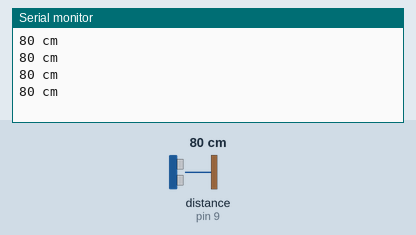
Simulated run of this sketch. Board: Arduino Uno, built with avr-gcc and run on an emulated ATmega328P. Shown: the last lines printed to the serial monitor. Wiring (inferred from the names in the program): ultrasonic range finder: trigger pin 8; echo pin 9. The inputs (shaded band) are chosen by the test bench; at power-on: distance to the obstacle (sensor on pin 9) 80 cm. The echo pulse lasts 58.3 µs per cm.

Above: at 1.2 s.
1.3 s: distance to the obstacle (sensor on pin 9) set to 2 cm
At 2.5 s:
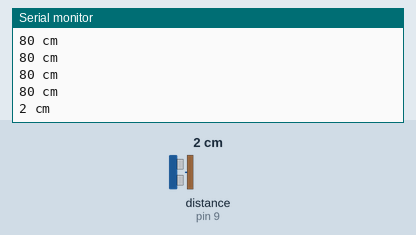
2.8 s: distance to the obstacle (sensor on pin 9) set to 4 cm
At 5.6 s:
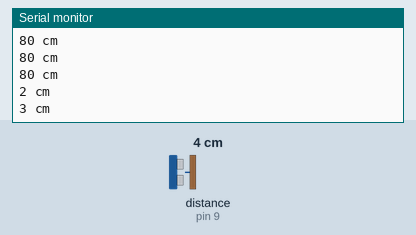
Timing chart, 0 to 7.1 s (numbered marks = the images above; inputs shaded):
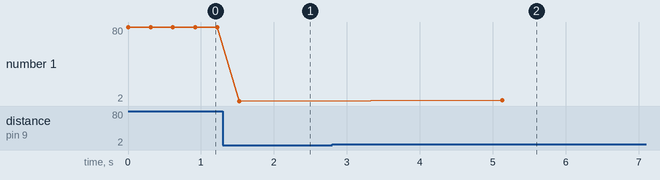

Measured:
- after the input at 1.3 s, the serial monitor: prints a new line after 0.23 s (image 1)
- after the input at 2.8 s, the serial monitor: prints a new line after 2.3 s (image 2)
- plotted number 1: 80 → 2 after the input at 1.3 s, 2 → 3 after the input at 2.8 s

The sketch:

Parktronik.ino
```cpp
#include <Arduino.h>

int echoPin = 9;
int triggerPin = 8;
int piezoPin = 12;

void setup() {
    Serial.begin(9600);
    pinMode(triggerPin, OUTPUT);
    pinMode(echoPin, INPUT);
}

void loop() {
    int duration, cm;
    digitalWrite(triggerPin, LOW);
    delayMicroseconds(2);
    digitalWrite(triggerPin, HIGH);
    delayMicroseconds(10);
    digitalWrite(triggerPin, LOW);
    duration = pulseIn(echoPin, HIGH);
    cm = duration / 58;
    Serial.print(cm);
    Serial.println(" cm");
    if (cm < 20 && cm > 0) {
         digitalWrite(piezoPin, HIGH);
         delay(300);
         digitalWrite(piezoPin, LOW);
         delay(3000);
    }

    delay(300);
}
```
